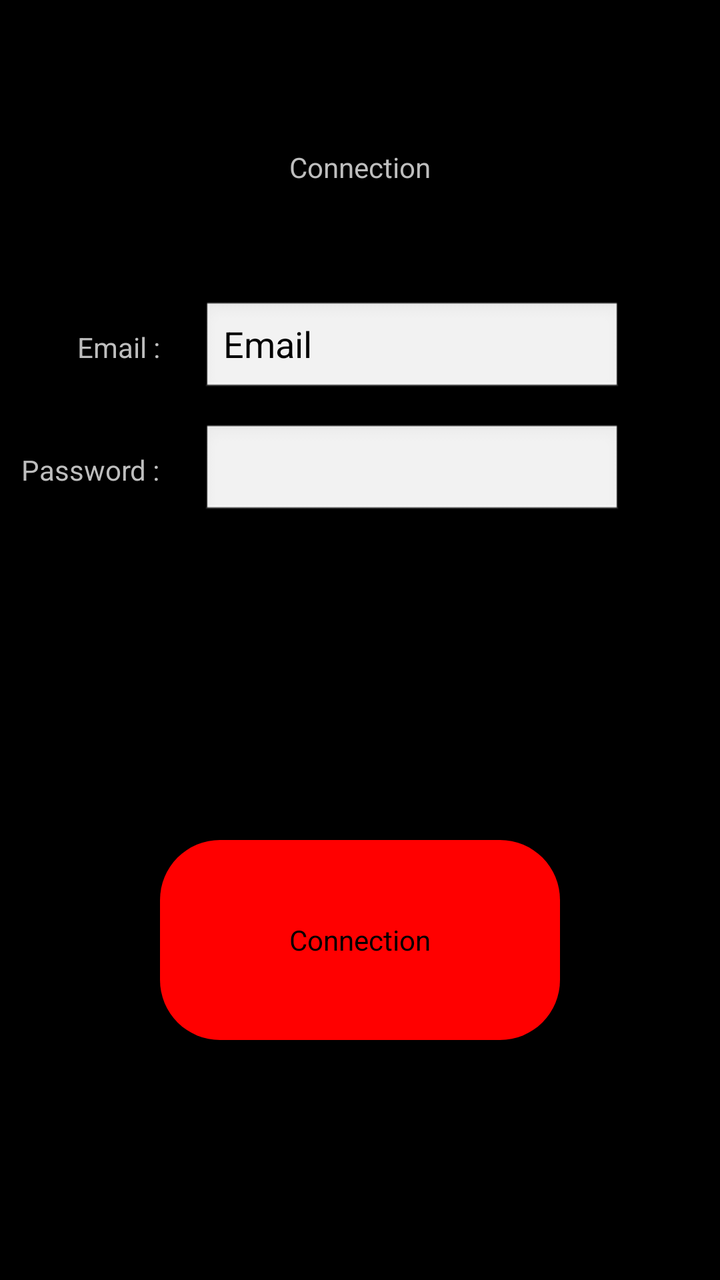
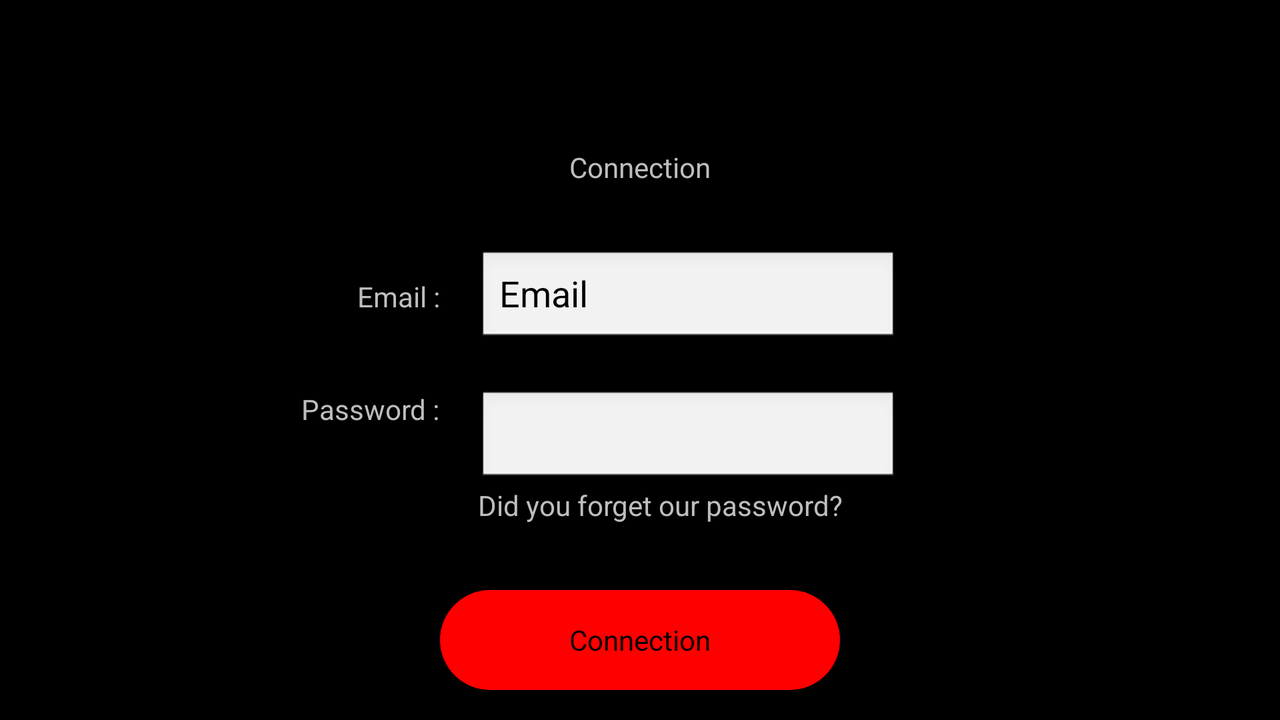

The same Android screen from two of the app's own layout files: first res/layout/ as a phone draws it, then the repository's variant for another configuration, drawn on a device whose configuration selects that folder. Both files follow.
<!-- AndroidManifest.xml: application theme android:Theme.NoTitleBar -->
<!-- res/layout/connection_activity.xml -->
<?xml version="1.0" encoding="utf-8"?>

<RelativeLayout xmlns:android="http://schemas.android.com/apk/res/android"
    android:orientation="vertical" android:layout_width="match_parent"
    android:layout_height="match_parent" android:background="@drawable/decale_wallp">

    <TextView
        android:id="@+id/title"
        android:layout_width="wrap_content"
        android:layout_height="wrap_content"
        android:layout_alignParentTop="true"
        android:layout_centerHorizontal="true"
        android:layout_marginTop="74dp"
        android:text="Connection" />

    <TextView
        android:id="@+id/emailText"
        android:layout_width="wrap_content"
        android:layout_height="wrap_content"
        android:layout_alignEnd="@+id/textPassword"
        android:layout_below="@+id/title"
        android:layout_marginTop="71dp"
        android:text="Email :" />

    <TextView
        android:id="@+id/textPassword"
        android:layout_width="wrap_content"
        android:layout_height="wrap_content"
        android:layout_marginTop="27dp"
        android:text="Password :"
        android:layout_below="@+id/email"
        android:layout_toStartOf="@+id/connection" />

    <EditText
        android:id="@+id/password"
        android:layout_width="wrap_content"
        android:layout_height="wrap_content"
        android:layout_marginStart="21dp"
        android:ems="10"
        android:inputType="textPassword"
        android:layout_alignBaseline="@+id/textPassword"
        android:layout_alignBottom="@+id/textPassword"
        android:layout_toEndOf="@+id/textPassword" />

    <EditText
        android:id="@+id/email"
        android:layout_width="wrap_content"
        android:layout_height="wrap_content"
        android:layout_alignBaseline="@+id/emailText"
        android:layout_alignBottom="@+id/emailText"
        android:layout_alignStart="@+id/password"
        android:ems="10"
        android:inputType="textPersonName"
        android:text="Email" />

    <Button
        android:id="@+id/connection"
        android:layout_width="wrap_content"
        android:layout_height="wrap_content"
        android:layout_alignParentBottom="true"
        android:layout_centerHorizontal="true"
        android:layout_marginBottom="120dp"
        android:background="@drawable/round_rectangle_shape"
        android:text="Connection" />
</RelativeLayout>
<!-- resources referenced by this layout -->
<resources>
  <!-- drawable round_rectangle_shape (drawable-mdpi) -->
  <?xml version="1.0" encoding="utf-8"?>
  
  <selector xmlns:android="http://schemas.android.com/apk/res/android" android:layout_height="match_parent" android:layout_width="match_parent">
      <item>
          <shape android:shape="rectangle">
              <size android:width="200dp"
                  android:height="100dp"/>
              <solid android:color="#FF0000"
                  />
              <corners
                  android:bottomLeftRadius="30dp"
                  android:bottomRightRadius="30dp"
                  android:radius="60dp"
                  android:topLeftRadius="30dp"
                  android:topRightRadius="30dp"
                  />
          </shape>
      </item>
  </selector>
</resources>
<!-- res/layout-land/connection_activity.xml (the repository's variant of the layout above) -->
<!-- drawn on the phone turned sideways -->
<?xml version="1.0" encoding="utf-8"?>
<RelativeLayout xmlns:android="http://schemas.android.com/apk/res/android"
    android:orientation="vertical" android:layout_width="match_parent"
    android:layout_height="match_parent" android:background="@drawable/decale_wallp">

    <TextView
        android:id="@+id/title"
        android:layout_width="wrap_content"
        android:layout_height="wrap_content"
        android:layout_alignParentTop="true"
        android:layout_centerHorizontal="true"
        android:layout_marginTop="74dp"
        android:text="Connection" />

    <TextView
        android:id="@+id/emailText"
        android:layout_width="wrap_content"
        android:layout_height="wrap_content"
        android:text="Email :"
        android:layout_alignBaseline="@+id/email"
        android:layout_alignBottom="@+id/email"
        android:layout_toStartOf="@+id/password" />

    <TextView
        android:id="@+id/textPassword"
        android:layout_width="wrap_content"
        android:layout_height="wrap_content"
        android:text="Password :"
        android:layout_below="@+id/email"
        android:layout_alignEnd="@+id/emailText"
        android:layout_marginTop="22dp" />

    <EditText
        android:id="@+id/password"
        android:layout_width="wrap_content"
        android:layout_height="wrap_content"
        android:layout_marginStart="19dp"
        android:ems="10"
        android:inputType="textPassword"
        android:layout_alignTop="@+id/textPassword"
        android:layout_alignStart="@+id/connection" />

    <EditText
        android:id="@+id/email"
        android:layout_width="wrap_content"
        android:layout_height="wrap_content"
        android:ems="10"
        android:inputType="textPersonName"
        android:text="Email"
        android:layout_marginTop="32dp"
        android:layout_below="@+id/title"
        android:layout_alignStart="@+id/password" />

    <Button
        android:id="@+id/connection"
        android:layout_width="wrap_content"
        android:layout_height="50dp"
        android:background="@drawable/round_rectangle_shape"
        android:text="Connection"
        android:layout_alignParentBottom="true"
        android:layout_centerHorizontal="true"
        android:layout_marginBottom="15dp" />

    <TextView
        android:id="@+id/forgotPassword"
        android:layout_width="wrap_content"
        android:layout_height="wrap_content"
        android:layout_alignStart="@+id/password"
        android:layout_below="@+id/password"
        android:text="Did you forget our password?" />
</RelativeLayout>
